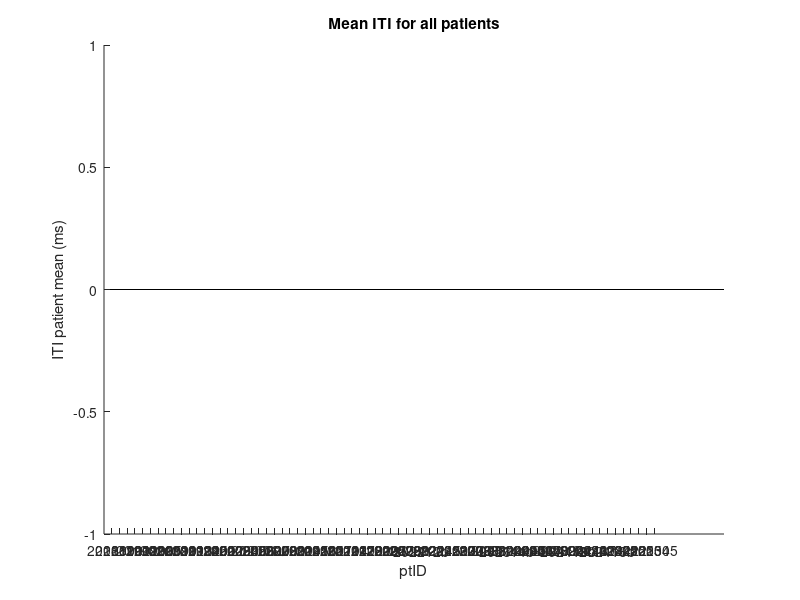

MATLAB code to generate this figure:
% ::blackrock data "channel" codes::
%1: trial start ::      [1 2 3 4 11 12 13 14] = [Y O R G Yc Oc Rc Gc] 
%2: responded ::        [22]
%3: inflating ::        [23 24] = [start stop]
%4: banked ::           [25]
%5: popped ::           [26]
%6: outcome shown ::    [100 101] = [correct incorrect]
%7: max rt exceeded  :: [127]
%8: trial over ::       [120]


% in this code, I wanted to find out the ITIs across all participants for the BART task. 
% the pdf is saved in the same route as this script. 

clc;
clear;
close all

ptArray =  {'201810','201811','201901','201902', '201902r','201903','201905'...
    ,'201909','201910','201911','201913','201914','201915','202001'...
   ,'202002','202003', '202004', '202005', '202006','202006u','202007','202008','202009'...
   ,'202011','202014','202015','202016', '202105','202107','202110','202114'...
    ,'202117','202118','202201','202202','202205', '202207', '202208', '202209', '202212'...
    ,'202212b','202214', '202215', '202216', '202217', '202302', '202306', '202307',...
    '202308','202311','202314a','202314b','202401','202405', '202406', '202407'...
    '202408', '202409', '202413a', '202413b', '202414', '202416','202417', '202418','202418b',...
    '202421','202422','202501','202503', '202504', '202505'};

plotFlag = false;

trial_end_trig = 120;
trial_start_trig = [1 2 3 4 11 12 13 14];

ITI_patient_mean_all = nan(size(ptArray));

for pt = 1:length(ptArray)

    ptID = ptArray{pt};

    parentDir = ['\\155.100.91.44\d\Data\preProcessed\BART_preprocessed\' ptID '\Data\*.nev']; 

    nevList = dir(parentDir);

    if isempty(nevList)
        warning(['No NEV file found for patient ' ptID]);
        continue
    end

    nevFile = fullfile(nevList(1).folder, nevList(1).name);

    NEV = openNEV(nevFile,'overwrite');
    trigs = NEV.Data.SerialDigitalIO.UnparsedData;
    trigTimes = NEV.Data.SerialDigitalIO.TimeStampSec';

    idx = find(trigs == trial_end_trig);

    % Remove trial_end_trig events that occur at the last element of trigs
    % becAUSE we dont want to keep the last 120 event it's the end of task
    idx(idx == numel(trigs)) = [];
    ITI_end_of_prev_trial_times = trigTimes(idx);

    idx = find(ismember(trigs, trial_start_trig));
    ITI_start_of_next_trial_times = trigTimes(idx);
    ITI_start_of_next_trial_times = ITI_start_of_next_trial_times(2:end);

    nITI = min(length(ITI_start_of_next_trial_times), length(ITI_end_of_prev_trial_times));

    ITI_start_of_next_trial_times = ITI_start_of_next_trial_times(1:nITI);
    ITI_end_of_prev_trial_times = ITI_end_of_prev_trial_times(1:nITI);

    ITI_patient = (ITI_start_of_next_trial_times - ITI_end_of_prev_trial_times)*1000;

    ITI_patient_mean = mean(ITI_patient, 'omitnan');

    ITI_patient_mean_all(pt) = ITI_patient_mean;

end

figure;
bar(ITI_patient_mean_all);
set(gca, 'XTick', 1:length(ptArray), 'XTickLabel', ptArray);
xtickangle(90);
ylabel('ITI patient mean (ms)');
xlabel('ptID');
title('Mean ITI for all patients');
box off;

saveas(gcf, 'ITI_patient_mean_all.pdf');
